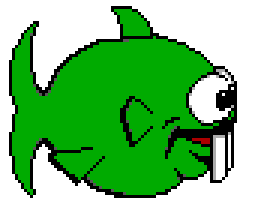
#> input picture source/local-refs/swimfish2.gif, 92 x 69 px (shown 3 times larger)
$ python build_exact_dopefish.py
#> lines starting #> are read from the running program, lines starting #| are printed output that depends on the picture
#!/usr/bin/env python3
"""Build a Codex pet atlas from exact scaled Dopefish GIF pixels."""

from __future__ import annotations

import json
from collections import deque
from pathlib import Path

from PIL import Image, ImageOps, ImageSequence


ROOT = Path(__file__).resolve().parents[1]
RUN = ROOT / "build"
SWIM_GIF = ROOT / "source/local-refs/swimfish2.gif"
CHOMP_STILL_GIF = ROOT / "source/local-refs/chomp-still.gif"
CHOMP_FULL_GIF = ROOT / "source/local-refs/chomp-full-animation.gif"
BURP_GIF = ROOT / "source/local-refs/burpfish.gif"
EXTRA_SHEET = ROOT / "source/local-refs/more-sprites-dopefish.png"
BUILD_ID = "dopefish-v0.14.0"

CELL_WIDTH = 192
CELL_HEIGHT = 208
SCALE = 2

ROW_SPECS = {
    "idle": 6,
    "running-right": 8,
    "running-left": 8,
    "waving": 4,
    "jumping": 5,
    "failed": 8,
    "waiting": 6,
    "running": 6,
    "review": 6,
}

BLACK = (0, 0, 0, 255)
BODY_GREEN = (0, 171, 0, 255)
WHITE = (255, 255, 255, 255)
BUBBLE_CYAN = (64, 255, 255, 255)
BUBBLE_ORANGE = (255, 154, 34, 255)

SHEET_BACKGROUND = (0, 128, 128, 255)
SHEET_CLEAR = (168, 0, 168, 255)
SHEET_LABEL_GREEN = (64, 255, 64, 255)

SHEET_SPRITE_CLEAR_COLORS = {
    SHEET_BACKGROUND,
    SHEET_CLEAR,
    SHEET_LABEL_GREEN,
    BUBBLE_CYAN,
    BUBBLE_ORANGE,
}
BUBBLE_CLEAR_COLORS = {SHEET_BACKGROUND, SHEET_CLEAR, SHEET_LABEL_GREEN}

EXTRA_SPRITE_BOXES = {
    "idle_front": (1, 25, 81, 97),
    "attack_ready": (36, 152, 112, 216),
    "charge": (35, 217, 121, 281),
    "charging": (30, 291, 118, 369),
}
BUBBLE_BOXES = {
    "white": (122, 137, 137, 152),
}


def load_frames(path: Path) -> list[Image.Image]:
    with Image.open(path) as source:
        frames = []
        for frame in ImageSequence.Iterator(source):
            rgba = frame.convert("RGBA")
            data = bytearray(rgba.tobytes())
            for index in range(0, len(data), 4):
                if data[index + 3] == 0:
                    data[index] = data[index + 1] = data[index + 2] = 0
            frames.append(Image.frombytes("RGBA", rgba.size, bytes(data)))
    if not frames:
        raise SystemExit(f"no frames in {path}")
    return frames


# [155 lines left out: functions visible_crop, clear_colors, recolor_largest_white_component, extract_sheet_sprite, extract_bubble, make_cell and 3 more, not called in this run]


GRAYS = {(87, 87, 87, 255), (171, 171, 171, 255)}


# [118 lines left out: functions make_blink_frame, clear_transparent_rgb, write_frames, visible_colors, collect_visible_palette, assert_palette, not called in this run]


def load_extra_sprites() -> tuple[dict[str, Image.Image], dict[str, Image.Image]]:
    if not EXTRA_SHEET.exists():
        raise SystemExit(f"missing extra sprite sheet: {EXTRA_SHEET}")

    sheet = Image.open(EXTRA_SHEET).convert("RGBA")
    sprites = {name: extract_sheet_sprite(sheet, box) for name, box in EXTRA_SPRITE_BOXES.items()}
    bubbles = {name: extract_bubble(sheet, box) for name, box in BUBBLE_BOXES.items()}

    source_dir = RUN / "source"
    source_dir.mkdir(parents=True, exist_ok=True)
    for name, sprite in sprites.items():
        sprite.save(source_dir / f"sheet-{name}.png")
    for name, bubble in bubbles.items():
        bubble.save(source_dir / f"bubble-{name}.png")

    return sprites, bubbles


def main() -> None:
    RUN.mkdir(parents=True, exist_ok=True)
    for dirname in ("frames", "final", "qa", "source"):
        (RUN / dirname).mkdir(parents=True, exist_ok=True)

    swim = load_frames(SWIM_GIF)
#> in load_frames, source is the input picture: PIL image 92x69 P; mean R, G, B, A 125.9, 117.7, 125.7, 138.5
#> the loop in load_frames, `for frame in ImageSequence.Iterator(source):` made 2 passes
#> pass 2, in load_frames, `rgba = frame.convert("RGBA")`:
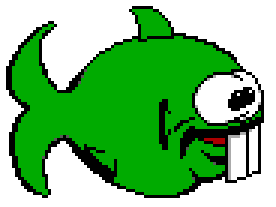
#> rgba: PIL image 92x69 RGBA (shown 3 times larger); mean R, G, B, A 119.3, 119.2, 119, 150.6; transparent parts drawn white
#> after the loop in load_frames, `for frame in ImageSequence.Iterator(source):`: frames = 2 items
#> swim = 2 items
    chomp_still = load_frames(CHOMP_STILL_GIF)
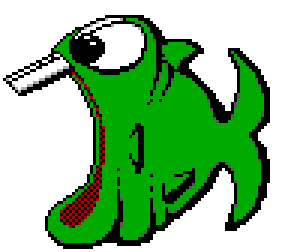
#> input picture source/local-refs/chomp-still.gif, 95 x 84 px (shown 3 times larger)
#> in load_frames, source is the input picture: PIL image 95x84 P; mean R, G, B, A 138.1, 105.1, 136.2, 129.1
#> the loop in load_frames (call 2), `for frame in ImageSequence.Iterator(source):` made 1 pass
#> after the loop in load_frames (call 2), `for frame in ImageSequence.Iterator(source):`: frames = 1 item
#> chomp_still = 1 item
    chomp_full = load_frames(CHOMP_FULL_GIF)
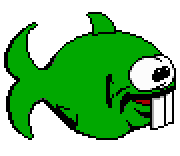
#> input picture source/local-refs/chomp-full-animation.gif, 180 x 156 px
#> in load_frames, source is the input picture: PIL image 180x156 P; mean R, G, B, A 13.3, 74.3, 13, 134.8
#> the loop in load_frames (call 3), `for frame in ImageSequence.Iterator(source):` made 11 passes
#> pass 2, in load_frames (call 3), `rgba = frame.convert("RGBA")`:
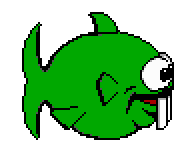
#> rgba: PIL image 180x156 RGBA; mean R, G, B, A 8.4, 69.3, 8.2, 126.7; transparent parts drawn white
#> after the loop in load_frames (call 3), `for frame in ImageSequence.Iterator(source):`: frames = 11 items
#> chomp_full = 11 items
    burp = load_frames(BURP_GIF)
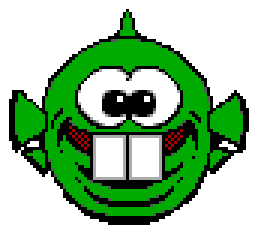
#> input picture source/local-refs/burpfish.gif, 87 x 75 px (shown 3 times larger)
#> in load_frames, source is the input picture: PIL image 87x75 P; mean R, G, B, A 148.6, 108.8, 147.8, 134.6
#> the loop in load_frames (call 4), `for frame in ImageSequence.Iterator(source):` made 2 passes
#> pass 2, in load_frames (call 4), `rgba = frame.convert("RGBA")`:
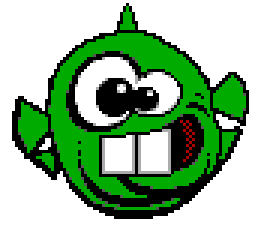
#> rgba: PIL image 87x75 RGBA (shown 3 times larger); mean R, G, B, A 146.5, 102.7, 146, 134.4; transparent parts drawn white
#> after the loop in load_frames (call 4), `for frame in ImageSequence.Iterator(source):`: frames = 2 items
#> burp = 2 items
    sheet_sprites, bubbles = load_extra_sprites()
    if len(swim) < 2 or not chomp_still or len(chomp_full) < 8 or len(burp) < 2:
        raise SystemExit("expected swim, still chomp, full chomp, and burp GIF frames")

    # body-height continuity: chomp frames at 1.0 must match swim at SCALE
    swim_height = visible_crop(swim[0]).height * SCALE
    chomp_height = visible_crop(chomp_full[0]).height
    if abs(swim_height - chomp_height) > 4:
        raise SystemExit(
            f"body height mismatch: swim {swim_height}px vs chomp {chomp_height}px"
        )

    blink = make_blink_frame(swim[0])
    burp_blink = make_blink_frame(burp[0])

    write_frames(
        "idle",
        [
            make_left_cell(swim[0], offset=(0, 0)),
            make_left_cell(swim[1], offset=(0, 2)),
            make_left_cell(swim[0], offset=(0, 0)),
            make_left_cell(blink, offset=(0, 0)),
            make_left_cell(swim[0], offset=(0, 0)),
            make_left_cell(swim[1], offset=(0, 2)),
        ],
    )
    write_frames(
        "running-right",
        [
            make_left_cell(chomp_full[0], offset=(0, 0), scale=1.0),
            make_left_cell(chomp_full[1], offset=(0, 2), scale=1.0),
            make_left_cell(chomp_full[0], offset=(0, 4), scale=1.0),
            make_left_cell(chomp_full[1], offset=(0, 2), scale=1.0),
            make_left_cell(chomp_full[7], offset=(0, 0), scale=1.0),
            make_left_cell(chomp_full[1], offset=(0, -2), scale=1.0),
            make_left_cell(chomp_full[0], offset=(0, -4), scale=1.0),
            make_left_cell(chomp_full[7], offset=(0, -2), scale=1.0),
        ],
    )
    write_frames(
        "running-left",
        [
            make_left_cell(swim[0], offset=(0, 0)),
            make_left_cell(swim[1], offset=(0, 2)),
            make_left_cell(swim[0], offset=(0, 4)),
            make_left_cell(swim[1], offset=(0, 2)),
            make_left_cell(swim[0], offset=(0, 0)),
            make_left_cell(swim[1], offset=(0, -2)),
            make_left_cell(swim[0], offset=(0, -4)),
            make_left_cell(swim[1], offset=(0, -2)),
        ],
    )
    write_frames(
        "waving",
        [
            make_cell(burp[0], offset=(0, 0)),
            make_cell(burp[1], offset=(0, 2)),
            make_cell(burp[0], offset=(0, 0)),
            make_cell(burp[1], offset=(0, -2)),
        ],
    )
    write_frames(
        "jumping",
        [
            make_left_cell(swim[0], offset=(0, 18), squash=(1.04, 0.92)),
            make_left_cell(swim[1], offset=(0, -8)),
            make_left_cell(swim[0], offset=(0, -28)),
            make_left_cell(swim[1], offset=(0, -12), squash=(0.97, 1.06)),
            make_left_cell(swim[0], offset=(0, 10)),
        ],
    )
    write_frames(
        "failed",
        [
            make_rotated_cell(swim[0], flip=True, angle=0, offset=(0, 0)),
            make_rotated_cell(swim[1], flip=True, angle=-30, offset=(0, 0)),
            make_rotated_cell(swim[0], flip=True, angle=-60, offset=(0, 0)),
            make_rotated_cell(swim[1], flip=True, angle=-90, offset=(0, 0)),
            make_rotated_cell(swim[0], flip=True, angle=-120, offset=(0, 0)),
            make_rotated_cell(
                swim[1],
                flip=True,
                angle=-150,
                offset=(0, 2),
                overlays=[(bubbles["white"], (142, 78), 1.5)],
            ),
            make_rotated_cell(
                swim[0],
                flip=True,
                angle=-180,
                offset=(0, 6),
                overlays=[(bubbles["white"], (148, 46), 2.0)],
            ),
            make_rotated_cell(
                swim[0],
                flip=True,
                angle=-180,
                offset=(0, 10),
                overlays=[(bubbles["white"], (140, 16), 2.0)],
            ),
        ],
    )
    write_frames(
        "waiting",
        [
            make_left_cell(swim[0], offset=(0, 0), overlays=[(bubbles["white"], (10, 116), 1.5)]),
            make_left_cell(swim[1], offset=(0, 1), overlays=[(bubbles["white"], (14, 100), 1.5)]),
            make_left_cell(swim[0], offset=(0, 2), overlays=[(bubbles["white"], (4, 82), 2.0)]),
            make_left_cell(swim[1], offset=(0, 2), overlays=[(bubbles["white"], (10, 64), 2.0)]),
            make_left_cell(swim[0], offset=(0, 1), overlays=[(bubbles["white"], (4, 46), 1.5)]),
            make_left_cell(swim[1], offset=(0, 0), overlays=[(bubbles["white"], (10, 28), 1.5)]),
        ],
    )
    write_frames(
        "running",
        [
            make_left_cell(swim[0], offset=(0, 0)),
            make_left_cell(swim[1], offset=(0, 2)),
            make_cell(chomp_still[0], offset=(0, 0)),
            make_left_cell(chomp_full[7], offset=(0, 0), scale=1.0),
            make_cell(chomp_still[0], offset=(0, 0)),
            make_left_cell(swim[1], offset=(0, 2)),
        ],
    )
    write_frames(
        "review",
        [
            make_cell(burp[0], offset=(0, 0)),
            make_cell(burp[0], offset=(0, 1)),
            make_cell(burp[0], offset=(0, 2)),
            make_cell(burp_blink, offset=(0, 2)),
            make_cell(burp[0], offset=(0, 1)),
            make_cell(burp[0], offset=(0, 0)),
        ],
    )

    allowed_palette = {
        tuple(color)
        for color in collect_visible_palette(
            [SWIM_GIF, CHOMP_STILL_GIF, CHOMP_FULL_GIF, BURP_GIF]
        )
    }
    for sprite in list(sheet_sprites.values()) + list(bubbles.values()):
        allowed_palette.update(visible_colors(sprite))
    assert_palette(RUN / "frames", allowed_palette)

    manifest = {
        "ok": True,
        "source_assets": [
            str(SWIM_GIF),
            str(CHOMP_STILL_GIF),
            str(CHOMP_FULL_GIF),
            str(BURP_GIF),
            str(EXTRA_SHEET),
        ],
        "scale": SCALE,
        "cell": {"width": CELL_WIDTH, "height": CELL_HEIGHT},
        "visible_palette_rgba": [list(color) for color in sorted(allowed_palette)],
        "rows": [
            {
                "state": state,
                "frames": ROW_SPECS[state],
                "method": "components",
                "build_method": BUILD_ID,
            }
            for state in ROW_SPECS
        ],
    }
    (RUN / "frames/frames-manifest.json").write_text(json.dumps(manifest, indent=2) + "\n")

    request = {
        "pet_id": "dopefish",
        "display_name": "Dopefish",
        "description": "The second-dumbest creature in the universe",
        "source_assets": [
            str(SWIM_GIF),
            str(CHOMP_STILL_GIF),
            str(CHOMP_FULL_GIF),
            str(BURP_GIF),
            str(EXTRA_SHEET),
        ],
        "atlas": {
            "columns": 8,
            "rows": 9,
            "cell_width": CELL_WIDTH,
            "cell_height": CELL_HEIGHT,
            "width": 1536,
            "height": 1872,
        },
        "build": BUILD_ID,
    }
    (RUN / "pet_request.json").write_text(json.dumps(request, indent=2) + "\n")

    print(json.dumps({"ok": True, "run_dir": str(RUN)}, indent=2))


if __name__ == "__main__":
#> (the run stopped early here; a loop or call above may not have finished)
